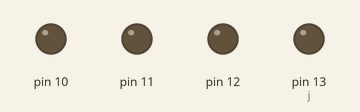
Simulated run of this sketch. Board: Arduino Uno, built with avr-gcc and run on an emulated ATmega328P. Parts: output pins drawn as LEDs (lit = HIGH).

Above: at 0.2 s.
At 1.7 s:
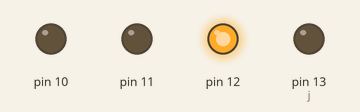
At 2.2 s:
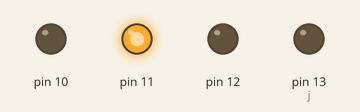
At 4.7 s:
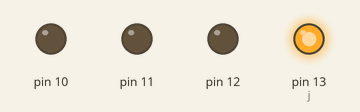
At 6.2 s:
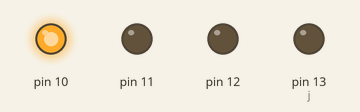
At 7.7 s:
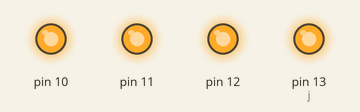
Timing chart, 0 to 8.1 s (numbered marks = the images above):
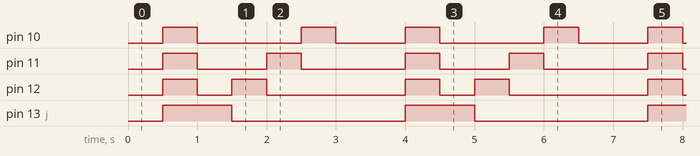

Measured:
- by itself, pin 10: repeats every 3.5 s: LOW 1.5 s, HIGH 0.50 s, LOW 1.0 s, HIGH 0.50 s
- by itself, pin 11: repeats every 3.5 s: LOW 1.0 s, HIGH 0.50 s, LOW 1.5 s, HIGH 0.50 s
- by itself, pin 12: repeats every 3.5 s: LOW 0.50 s, HIGH 0.50 s, LOW 2.0 s, HIGH 0.50 s
- by itself, pin 13 (j): alternates HIGH for 1.0 s and LOW for 2.5 s

The sketch:

JumpUp1.ino
```cpp
int t = 500;

void setup() {
  for (int i = 10; i <= 13; i++)
    pinMode(i, OUTPUT);
}

void loop() {
  int j = 13;
  delay(t);
  for (int i = 10; i <= 13; i++)
    digitalWrite(i, 1);
  delay(t);
  for (int i = 10; i < 13; i++)
    digitalWrite(i, 0);
  delay(t);
  for (int i = 0; i < 4; i++) {
    digitalWrite(j, 0);
    digitalWrite(j - 1, 1);
    delay(t);
    j--;
  }
}
```
